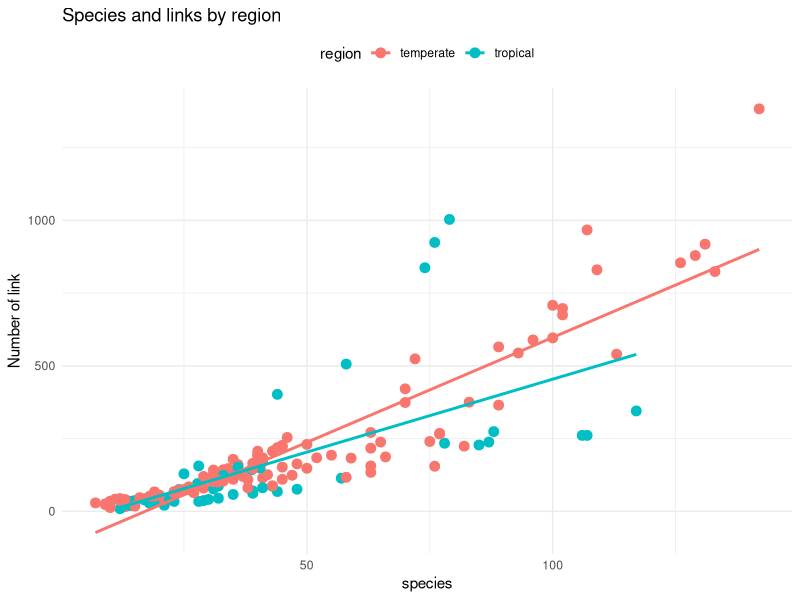
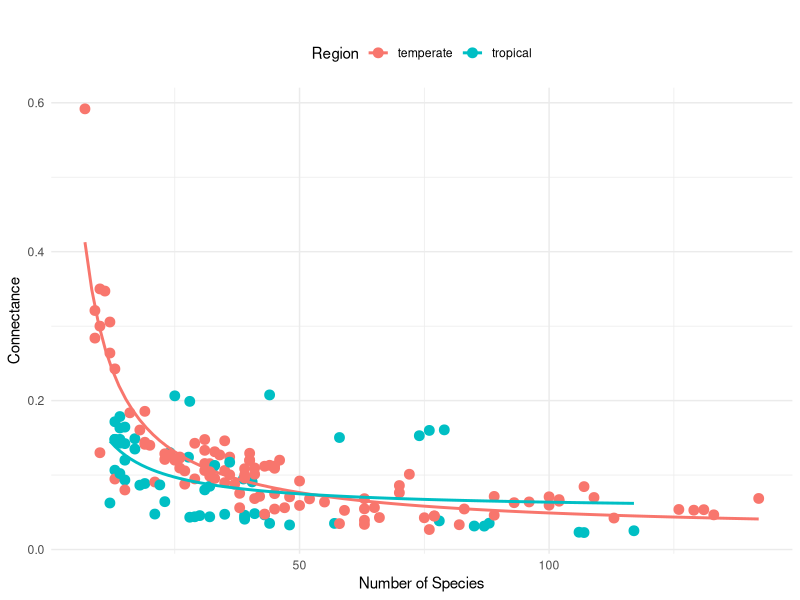
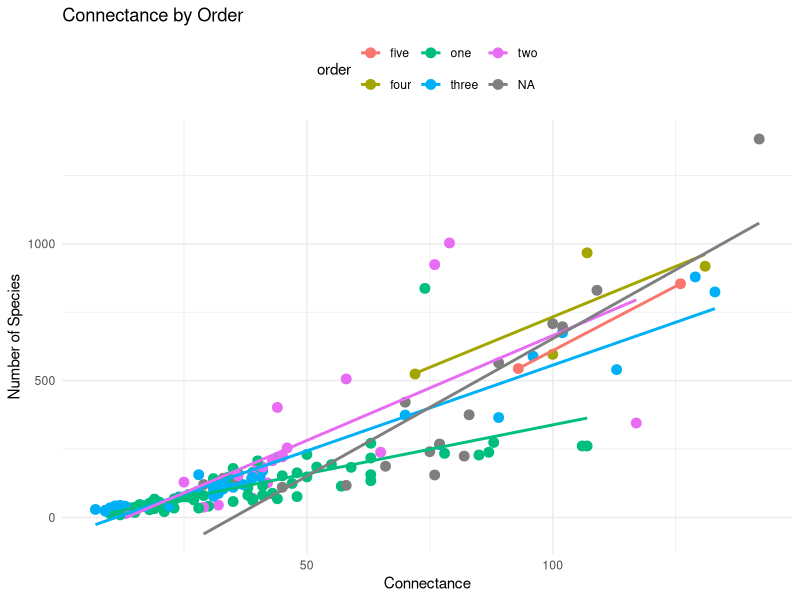
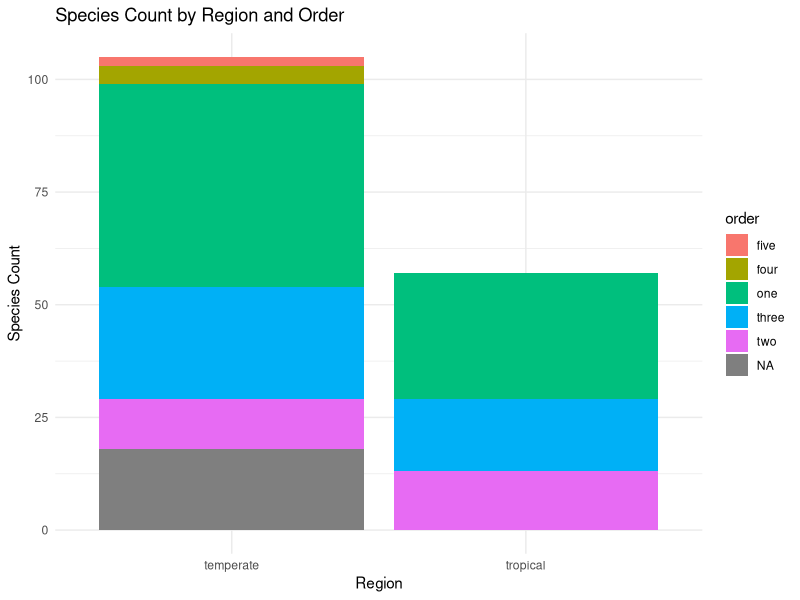
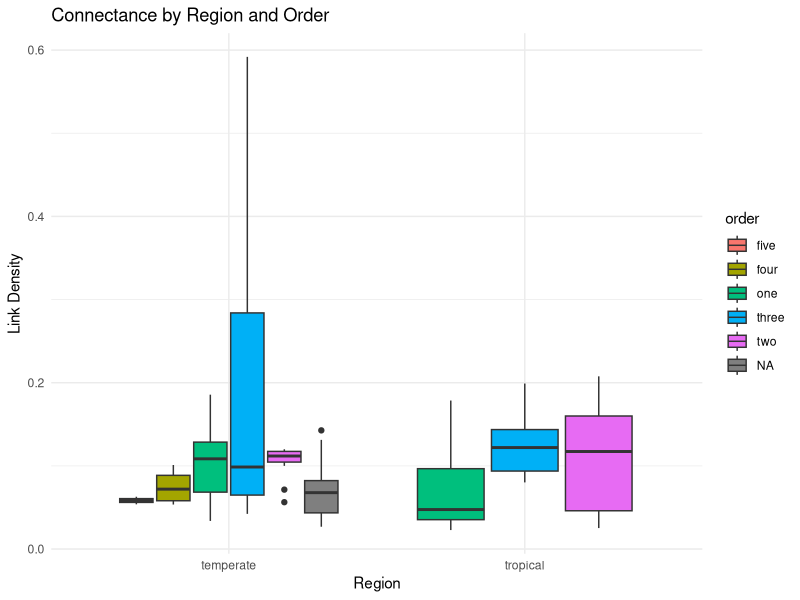
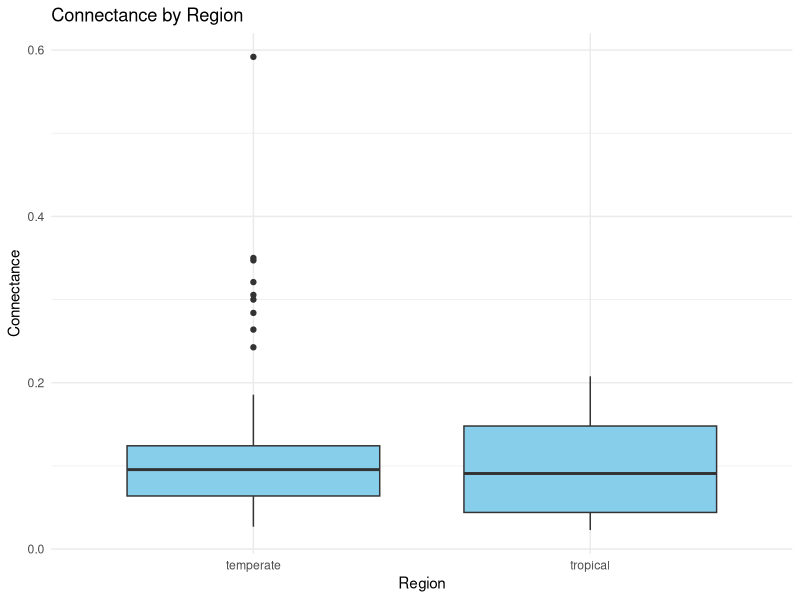
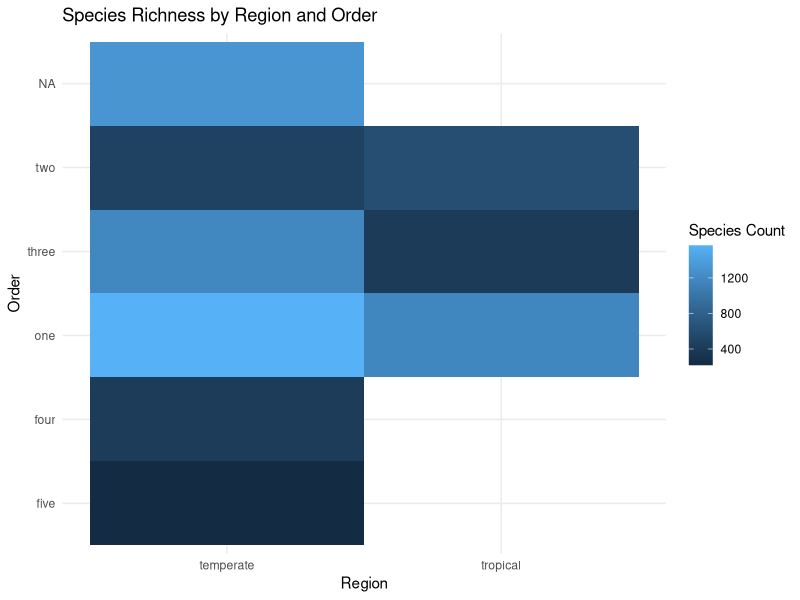
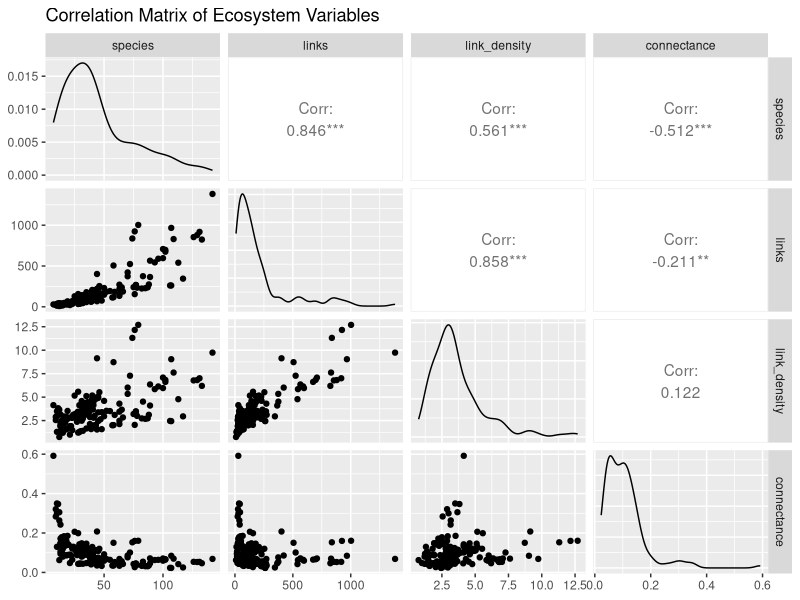

Here is the R script that generated these plots, in order:
## ---- chunk 1
knitr::opts_chunk$set(echo = TRUE)

library(readxl)
library(dplyr)
library(ggplot2)
library(GGally)

#library(patchwork)

streams <- read_excel("stream_data.xlsx")
head(streams)
## ---- chunk 2
mod1 <- lm(links~species, data=streams)
summary(mod1)
shapiro.test(residuals(mod1))


mod2 <- lm(species~connectance, data=streams)
summary(mod2)
shapiro.test(residuals(mod2))
## ---- chunk 3
a <- ggplot(streams, aes(x = species, 
                    y = links, 
                    color = region)) +
  
  geom_point(size = 3) +  
  geom_smooth(method = "lm", se = F) +
  
  labs(
    title = "Species and links by region",
    x = "species",
    y = "Number of link",
    color = "region") +
  theme_minimal() +
  theme(legend.position = "top") 

a
## ---- chunk 4
# Create the plot with linear models for both regions on the same plot
# Create the plot with linear models for both regions on the same plot
# Fit an inverse model for each region
  model_results <- streams %>%
  group_by(region) %>%
  do(model = nls(species ~ a / connectance + b, data = ., start = list(a = 1, b = 1)))

# Generate predicted values for plotting
predicted_data <- streams %>%
  group_by(region) %>%
  do({
    model <- nls(connectance ~ a / species + b, data = ., start = list(a = 1, b = 0))
    data.frame(species = seq(min(.$species), max(.$species), length.out = 100),
               connectance = predict(model, newdata = data.frame(species = seq(min(.$species), max(.$species), length.out = 100))),
               region = unique(.$region))
  })

# Plot the data and fitted curves
b <- ggplot(streams, aes(x = species, y = connectance, color = region)) +
  geom_point(size = 3) +  # Data points
  geom_line(data = predicted_data, aes(x = species, y = connectance, color = region), size = 1) +  # Fitted inverse lines
  labs(
    x = "Number of Species",
    y = "Connectance",
    color = "Region",
    title = ""
  ) +
  theme_minimal() +
  theme(legend.position = "top")

b

## ---- chunk 5
# Connectance by stream order s
ggplot(streams, aes(x = species, 
                    y = links, 
                    color = order)) +
  
  geom_point(size = 3) +  
  geom_smooth(method = "lm", se = F) +
  
  labs(
    title = "Connectance by Order",
    x = "Connectance",
    y = "Number of Species",
    color = "order") +
  theme_minimal() +
  theme(legend.position = "top") 
## ---- chunk 6
# region vs species count 
# Show the number of species across different regions. This could reveal biodiversity levels in each region and help you compare species richness.
library(ggplot2)
ggplot(streams, aes(x = region, fill = order)) +
  geom_bar() +
  labs(title = "Species Count by Region and Order",
       x = "Region", y = "Species Count") +
  theme_minimal()

## ---- chunk 7
ggplot(streams, aes(x = region, y = connectance, fill = order)) +
  geom_boxplot() +
  labs(title = "Connectance by Region and Order",
       x = "Region", y = "Link Density") +
  theme_minimal()


## ---- chunk 8
#  Compare connectance across regions. This metric can give insights into ecosystem stability, as more connected networks are often more resilient.
ggplot(streams, aes(x = region, y = connectance)) +
  geom_boxplot(fill = "skyblue") +
  labs(title = "Connectance by Region",
       x = "Region", y = "Connectance") +
  theme_minimal()

## ---- chunk 9
data_summary <- streams %>%
  group_by(region, order) %>%
  summarise(species_count = sum(species))

ggplot(data_summary, aes(x = region, y = order, fill = species_count)) +
  geom_tile() +
  labs(title = "Species Richness by Region and Order",
       x = "Region", y = "Order", fill = "Species Count") +
  theme_minimal()

## ---- chunk 10
# Show correlations between numeric variables like species, links, link_density, and connectance to identify any strong relationships.
numeric_data <- streams %>% select(species, links, link_density, connectance)
ggpairs(numeric_data, title = "Correlation Matrix of Ecosystem Variables")
